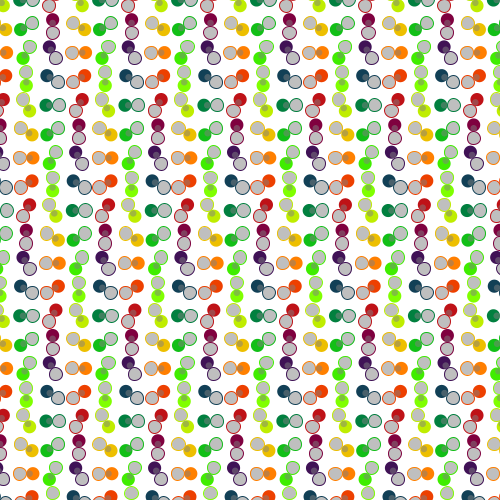
Frame 1 (no input)
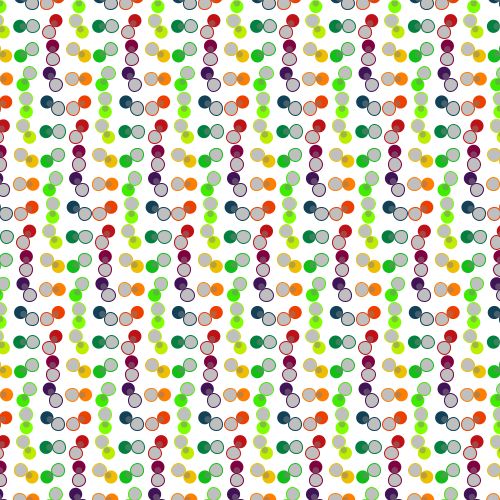
Frame 60 (the mouse pressed at the canvas centre just before this capture)
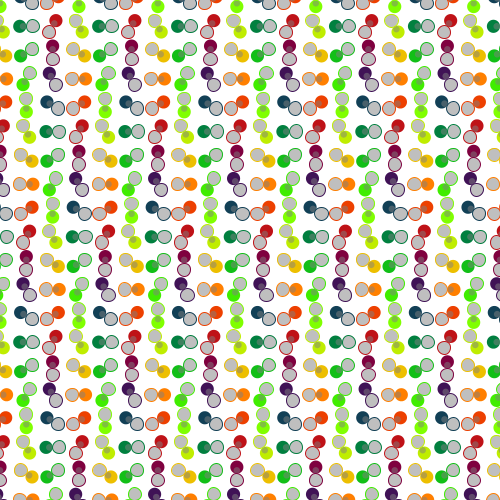
Frame 120 (the mouse held since frame 60 and released just before this capture)

The Processing sketch that drew these frames (run headless with seeded random() and noise(); from frame 60 on, the mouse is pressed at the canvas centre):

// Processing sketch: processing_150974
// ── processing_150974.pde

/*
 * Creative Coding
 * Week 2, 05 - Moving Patterns 1
 * by Indae Hwang and Jon McCormack
 * Copyright (c) 2014 Monash University
 *
 * This sketch builds on the previous sketches, drawing shapes based on the
 * current framerate. The movement of individual shapes combine to create a
 * gestalt field of motion. Use the arrow keys on your keyboard to change the
 * frame rate. 
 * 
 */

// variable used to store the current frame rate value
int frame_rate_value;
boolean bgFixed = true;
int bgBrightness = 255;

void setup() {
  size(500, 500);

  frame_rate_value = 6;
  frameRate(frame_rate_value);
  rectMode(CENTER);
  background(bgBrightness);
}


void draw() {

  if (bgFixed) {
    background(bgBrightness);
  }
  
  int num = 20;
  int margin = 0;
  float gutter = 0; //distance between each cell
  float cellsize = ( width - (2 * margin) - gutter * (num - 1) ) / (num - 1);

  int circleNumber = 0; // counter
  for (int i=0; i<num; i++) {
    for (int j=0; j<num; j++) {
      circleNumber = (i * num) + j; // different way to calculate the circle number from w2_04

      float tx = margin + cellsize * i + gutter * i;
      float ty = margin + cellsize * j + gutter * j;

      movingCircle(tx, ty, cellsize, circleNumber);
    }
  }
} //end of draw 


void movingCircle(float x, float y, float size, int circleNum) {

  float finalAngle;
  finalAngle = frameCount + circleNum;

  //the rotating angle for each tempX and tempY postion is affected by frameRate and angle;  
  float tempX = x + (size / 2) * sin(PI / frame_rate_value * finalAngle);
  float tempY = y + (size / 2) * cos(PI / frame_rate_value * finalAngle);
  float tempRed = 128 + 127 * sin(PI / frame_rate_value * finalAngle);
  float tempGreen = 128 + 127 * cos(PI / frame_rate_value * finalAngle);
  float tempBlue = 128 - ((tempRed+tempGreen) / 2);
  float halfX = (x + tempX) / 2;
  float halfY = (y + tempY) / 2;
  float quarterX = (x + halfX) / 2;
  float quarterY = (y + halfY) / 2;
  float twoX = 2*x - halfX;
  float twoY = 2*y - halfY;

  noStroke();
  fill(tempRed, tempGreen, tempBlue);
  ellipse(halfX, halfY, size/2, size/2);
  fill(128,128);
  ellipse(quarterX, quarterY, size/4, size/4);
  fill(128,128);
  stroke(tempRed, tempGreen, tempBlue);
  ellipse(twoX, twoY, size/2, size/2);
}


/*
 * keyReleased function
 *
 * called automatically by Processing when a keyboard key is released
 */
void keyReleased() {

  // right arrow -- increase frame_rate_value
  if (keyCode == RIGHT && frame_rate_value < 60) {
    frame_rate_value++;
  }

  // left arrow -- decrease frame_rate_value
  if ( keyCode == LEFT && frame_rate_value > 1) {
    frame_rate_value--;
  }

  // set the frameRate and print current value on the screen
  frameRate(frame_rate_value);
  println("Current frame Rate is: " + frame_rate_value);
}

void keyPressed() {
  if (key == 'k') {
    bgFixed = true;
    bgBrightness = 0;
  }
  else if (key == 'w') {
    bgFixed = true;
    bgBrightness = 255;
  }
  else if (key == 'n') {
    bgFixed = false;
  }
}
